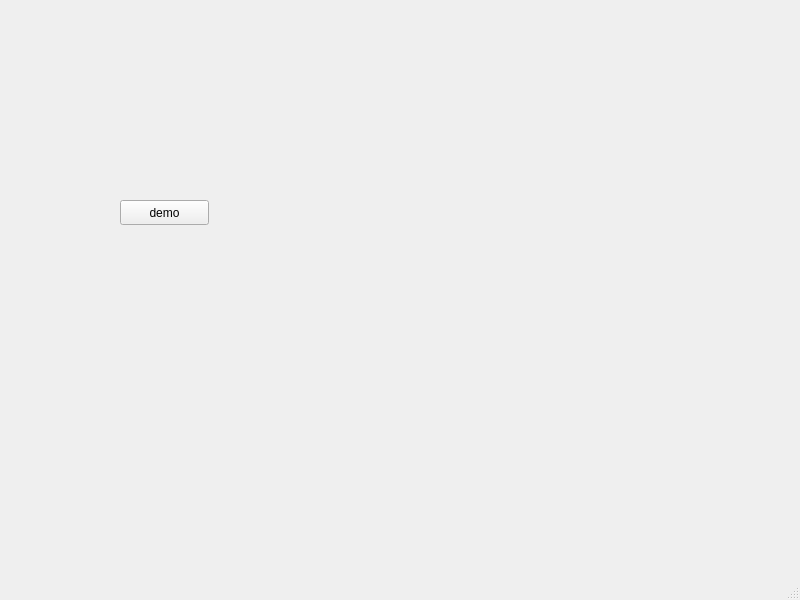
<?xml version="1.0" encoding="UTF-8"?>
<ui version="4.0">
 <class>MainWindow</class>
 <widget class="QMainWindow" name="MainWindow">
  <property name="geometry">
   <rect>
    <x>0</x>
    <y>0</y>
    <width>800</width>
    <height>600</height>
   </rect>
  </property>
  <property name="windowTitle">
   <string>MainWindow</string>
  </property>
  <widget class="QWidget" name="centralwidget">
   <widget class="QPushButton" name="pushButton">
    <property name="geometry">
     <rect>
      <x>120</x>
      <y>200</y>
      <width>89</width>
      <height>25</height>
     </rect>
    </property>
    <property name="text">
     <string>demo</string>
    </property>
   </widget>
  </widget>
  <widget class="QMenuBar" name="menubar">
   <property name="geometry">
    <rect>
     <x>0</x>
     <y>0</y>
     <width>800</width>
     <height>28</height>
    </rect>
   </property>
  </widget>
  <widget class="QStatusBar" name="statusbar"/>
 </widget>
 <resources/>
 <connections/>
</ui>
